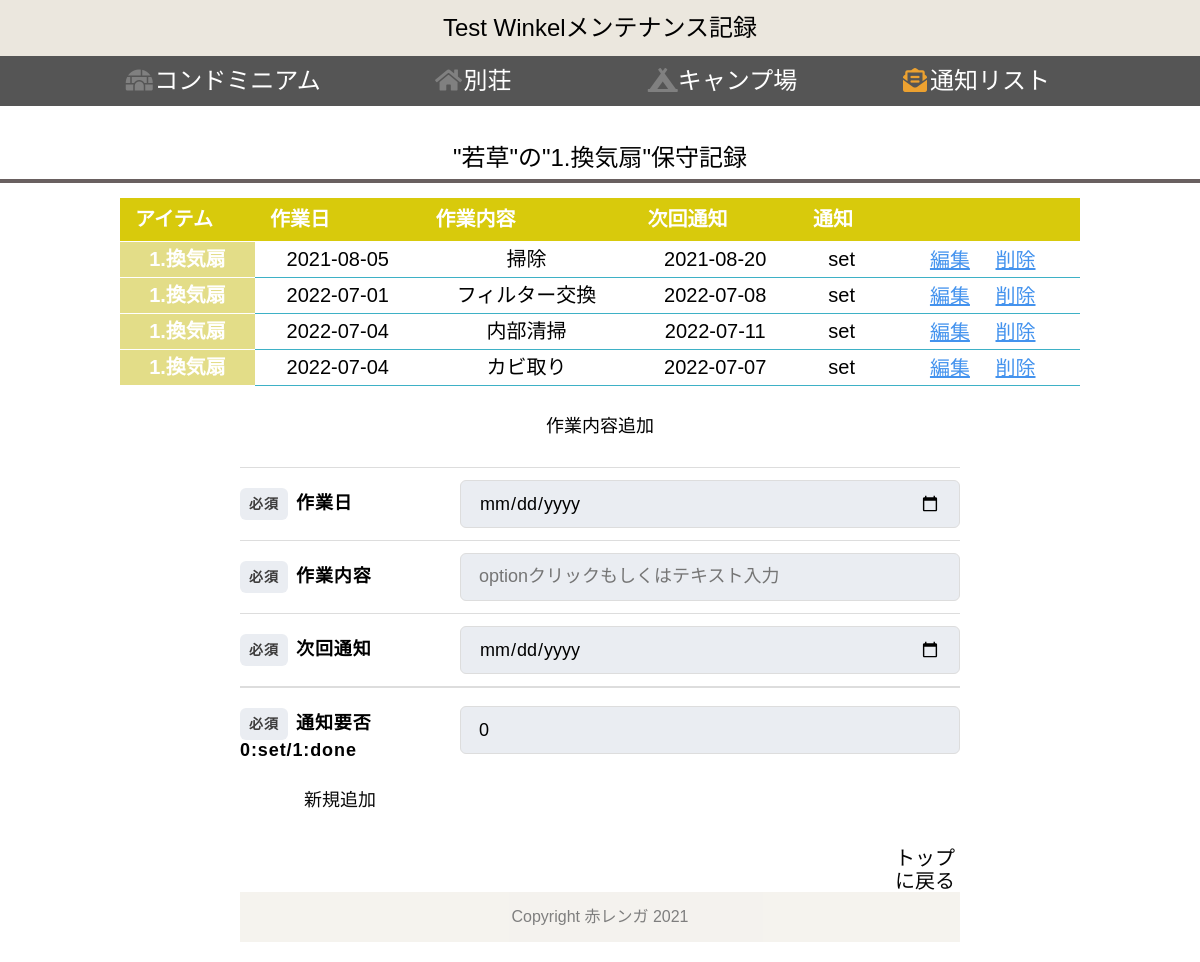
/w_tasklist/1/1, run on the app's committed database.
### tables this page shows
CREATE TABLE "items" (
	"id"	INTEGER,
	"ios_id"	INTEGER,
	"room"	TEXT,
	"table_name"	TEXT,
	PRIMARY KEY("id" AUTOINCREMENT)
);

CREATE TABLE "wakakusa" (
	"taskid"	INTEGER,
	"item_id"	INTEGER,
	"t_id"	INTEGER,
	"item"	TEXT,
	"pro_date"	INTEGER,
	"pro_number"	TEXT,
	"set_date"	DATE,
	"t_date"	DATE,
	"task"	TEXT,
	"notice"	DATE,
	"nt_id"	INTEGER,
	PRIMARY KEY("taskid" AUTOINCREMENT)
);

### app.py (the view)
@app.route("/w_tasklist/<int:id>/<int:t_id>")
def w_tasklist(id,t_id):
    conn = sqlite3.connect("w_MN.db")
    c = conn.cursor()
    c.execute("select id from items where id = ?" , (id,))
    id = c.fetchone()[0]
    c.execute("select room from items where id = ?" , (id,))
    room = c.fetchone()[0]
    c.execute("select table_name from items where id = ?" , (id,))
    table_name = c.fetchone()[0]
    c.execute("select item from %s where t_id = ?" % (table_name), (t_id,))
    item = c.fetchone()[0]
    c.execute("select taskid, item, pro_date, pro_number, set_date, t_date, task, notice, nt_id from %s where t_id = ?" % (table_name), (t_id,))
    tasklist = []
    task_list = []
    for row in c.fetchall():
        tasklist = dict({"taskid":row[0],"item":row[1], "pro_date":row[2],"pro_number":row[3], "set_date":row[4], "t_date":row[5],"task":row[6], "notice":row[7], "nt_id":row[8]})
        if tasklist["nt_id"] == 1:
            tasklist["nt_id"] = "done"
        else:
            tasklist["nt_id"] = "set"
        task_list.append(tasklist)
    c.close()
    return render_template("w_tasklist.html" , w_task_list = task_list, table_name = table_name, room = room, id = id, item = item, t_id = t_id)

### templates/w_tasklist.html (shortened to what this page needs)
{% extends 'w_base_test2.html' %}
{% block content %}
<h2>"{{room}}"の"{{item}}"保守記録</h2>
<table class="table_list" width="80%">
    <thead>
        <tr>
            <th>アイテム</th>
            <th>作業日</th>
            <th>作業内容</th>
            <th>次回通知</th>
            <th>通知</th>
            <th></th>
        </tr>
    </thead>
    {% for item in w_task_list %}
    <tbody>
        <tr>
            <th label="アイテム"><p>{{item["item"]}}</p></th>
            <td label="作業日　"><p>{{item["t_date"]}}</p></td>
            <td label="作業内容"><p>{{item["task"]}}</p></td>
            <td label="次回通知"><p>{{item["notice"]}}</p></td>
            <td label="通知"><p>{{item["nt_id"]}}</p></td>
            <td>
                <div class="btn_top">
                    <a href="/edit/w_tasklist/{{id}}/{{item['taskid']}}" class="btn4">編集</a>
                    <a href="/del/w_tasklist/{{id}}/{{t_id}}/{{item['taskid']}}" onclick="return confirm('削除しますか？')" class="btn4">削除</a>
                </div>
            </td>
        </tr>
    </tbody>
    {% endfor %}
</table>
<form action="/add/w_tasklist/{{id}}/{{t_id}}" method="POST">
        <h3>作業内容追加</h3>
    <div class="Form">
        <div>
        <div class="Form-Item">
            <p class="Form-Item-Label isMsg"><span class="Form-Item-Label-Required">必須</span>作業日</p>
            <input type="date" name="t_date" class="Form-Item-Input" placeholder="例）2021-1-23">
        </div>
        <div class="Form-Item">
            <p class="Form-Item-Label"><span class="Form-Item-Label-Required">必須</span>作業内容</p>
            <input type="text" name="task"  class="Form-Item-Input" list="task_list" placeholder="optionクリックもしくはテキスト入力" autocomplete="off">
        </div>
        <div class="Form-Item">
            <p class="Form-Item-Label isMsg"><span class="Form-Item-Label-Required">必須</span>次回通知</p>
            <input name="notice" type="date" class="Form-Item-Input" placeholder="例）2021-1-23">
        </div>
        <div class="Form-Item">
            <p class="Form-Item-Label isMsg"><span class="Form-Item-Label-Required">必須</span>通知要否<br>0:set/1:done</p>
            <input name="nt_id" type="integer" value="0" class="Form-Item-Input">
        </div>
    </div>
<div>
    <button type="submit" class="btn1">新規追加</button>
</div>
</form>
<div class="btn_top1">
    <a href="/" type="button" class="btn5">トップに戻る</a>
</div>
{% endblock %}

### static/css/w_style.css (style rules this page uses)
body { font-family: "Noto Sans Japanese", "ヒラギノ角ゴ Pro W3", "Hiragino Kaku Gothic Pro", "ヒラギノ角ゴ ProN W3", "Hiragino Kaku Gothic ProN", "游ゴシック", YuGothic, "メイリオ", "Meiryo", "HGPｺﾞｼｯｸM", "Osaka", "ＭＳ Ｐゴシック", sans-serif, Century Gothic, Arial; }
p { text-align: center; font-size: 20px; }
a { color:black; display: inline-block; font-size: 24px; }
h2 { font-size: 24px; margin-top: 30px; margin-bottom: 15px; text-align:center; line-height: 1.8; border-bottom: solid 4px rgb(105, 96, 96); }
h3 { font-size: 18px; text-align:center; margin: 30px; }
table { table-layout: auto; margin-left: auto; margin-right: auto; border-radius: 16px; }
table th { font-size: 20px; padding: 0; }
td { font-size: 20px; }
.table_list { border-collapse: collapse; margin-bottom: 20px; }
.table_list thead th { background: #d8ca0c; padding: 10px 15px; border-bottom:#FFF solid 1px; color:#FFF; }
.table_list tbody th { background:#e3dd88; color:#FFF; padding: 2px 15px; border-bottom:#FFF solid 1px; vertical-align:middle; }
.table_list tbody tr:last-child th { border-bottom:#FFF solid 1px; }
.table_list tbody td { background:#FFF; padding:5px 15px; border-bottom:#3EB1C6 solid 1px; vertical-align:middle; }
form { margin-top: 20px; margin-left: auto; margin-right: auto; max-width: 720px; }
.Form { margin-top: 20px; padding-bottom: 20px; margin-left: auto; margin-right: auto; max-width: 720px; }
.Form-Item { border-top: 1px solid #ddd; padding-top: 12px; padding-bottom: 12px; width: 100%; display: flex; align-items: center; }
.Form-Item:nth-child(5) { border-bottom: 1px solid #ddd; }
.Form-Item-Label { width: 100%; max-width: 180px; letter-spacing: 0.05em; font-weight: bold; font-size: 18px; text-align: left; }
.Form-Item-Label.isMsg { margin-top: 8px; margin-bottom: auto; }
.Form-Item-Label-Required { border-radius: 6px; margin-right: 8px; padding-top: 8px; padding-bottom: 8px; width: 48px; display: inline-block; text-align: center; background: #eaedf2; color: rgb(61, 60, 60); font-size: 14px; }
.Form-Item-Input { border: 1px solid #ddd; border-radius: 6px; margin-left: 40px; padding-left: 1em; padding-right: 1em; height: 48px; flex: 1; width: 100%; background: #eaedf2; font-size: 18px; }
.btn1 { display: inline-block; width: 200px; height: 54px; text-align: center; text-decoration: none; line-height: 54px; outline: none; background-color:white; color: rgb(10, 10, 10); font-size: 18px; border-radius: 4px; margin-bottom: 20px; }
.btn_top { text-align: center; }
.btn_top1 { text-align: right; }
.btn4 { height: 20px; font-size: 20px; border-radius: 8px; color: rgb(68, 147, 238); text-align: center; text-decoration: underline; padding: 2px 10px; }
.btn5 { width: 70px; height: 36px; font-size: 20px; border-radius: 8px; color: rgb(5, 5, 5); text-align: center; padding: 0; }

### data on the page
items: room "若草"
wakakusa: item "1.換気扇", t_date "2021-08-05", task "掃除", notice "2021-08-20", nt_id "set"
wakakusa: item "1.換気扇", t_date "2022-07-01", task "フィルター交換", notice "2022-07-08", nt_id "set"
wakakusa: item "1.換気扇", t_date "2022-07-04", task "内部清掃", notice "2022-07-11", nt_id "set"
wakakusa: item "1.換気扇", t_date "2022-07-04", task "カビ取り", notice "2022-07-07", nt_id "set"
